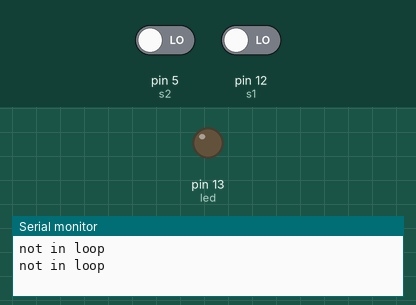
Simulated run of this sketch. Board: Arduino Uno, built with avr-gcc and run on an emulated ATmega328P. Shown: output pins drawn as LEDs (lit = HIGH), the last lines printed to the serial monitor. The inputs (shaded band) are chosen by the test bench; at power-on: pin 5 (s2) LOW, pin 12 (s1) LOW.

Above: at 10.8 s.
10.9 s: pin 5 (s2) driven HIGH
At 16.3 s:
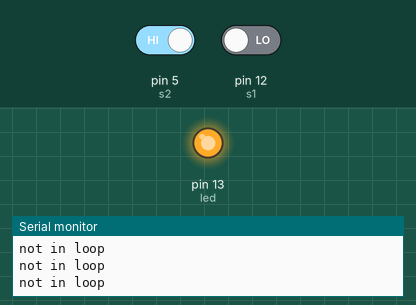
16.9 s: pin 12 (s1) driven HIGH
At 17.7 s:
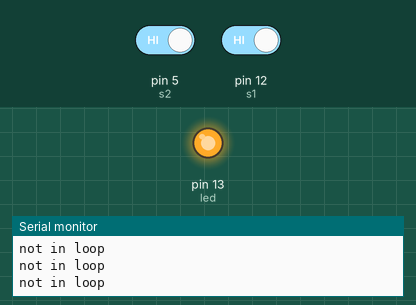
26.5 s: pin 5 (s2) driven LOW
At 31.3 s:
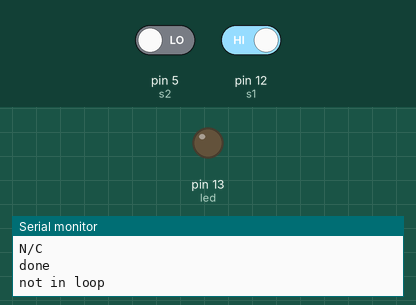
Timing chart, 0 to 32.8 s (numbered marks = the images above; inputs shaded):
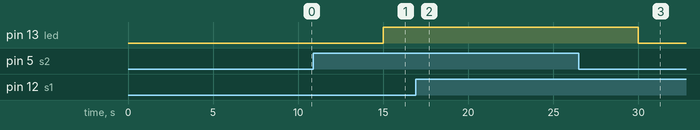

The sketch:

6._Indicator_Control.ino
```cpp
const int s1 = 12;  // Button 1 pin
const int s2 = 5;   // Button 2 pin
const int led = 13; // LED pin
int c1 = 0;
int c2 = 0;

//int s3 = 0;
void setup() {
    Serial.begin(9600);

    // Configure pins
    pinMode(s1, INPUT);
    pinMode(s2, INPUT);
    pinMode(led, OUTPUT);
}

void loop() {
    c1 = digitalRead((5));
    digitalWrite(led, c1);
    delay(5000);
    while (c1 == 1){
      delay(5000);
      c2 = digitalRead((12));
      if (c1 ==1 && c2 == 1){
        Serial.println("N/C");
        delay(5000);
      }

      else if(c1 == 1 && c2 == 0){
        Serial.println("Reset");
        digitalWrite(led, LOW);
        delay(5000);
      }
      Serial.println("done");
      break;
    }
    Serial.println("not in loop");
       // delay(1000);
}

//Code written by Murugavel

//SOURCE:https://wokwi.com/projects/424094057980385281
```

Measured:
- after the input at 10.9 s, pin 13 (led): LOW → HIGH after 4.1 s
- after the input at 16.9 s, pin 13 (led): stays HIGH (without the input it goes to LOW after 8.1 s)
- after the input at 26.5 s, pin 13 (led): HIGH → LOW after 3.5 s
